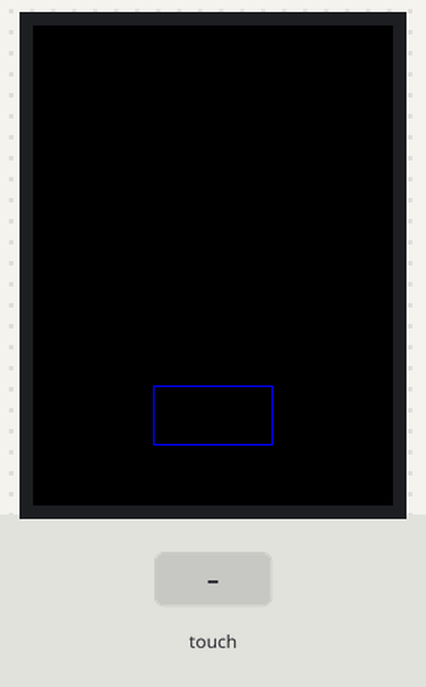
Recording of a sketch running on a simulated Arduino Uno, built with avr-gcc and run on an emulated ATmega328P. Shown: 240×320 colour display. The test bench sets the inputs (shaded band). What the sketch prints to the serial monitor is not drawn.

Above: at 1.2 s.
1.3 s: touch panel pressed at 87 % / 30 % of its raw x / y range
At 2.1 s:
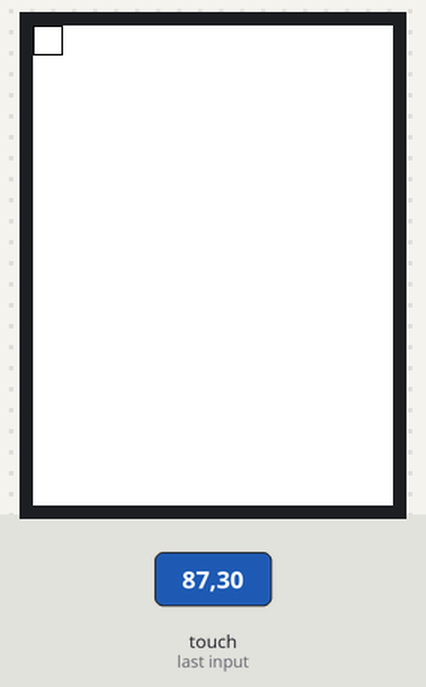
Timing chart, 0 to 4.3 s (numbered marks = the images above; inputs shaded):
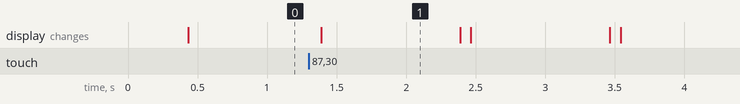

Measured:
- after the input at 1.3 s, the display: changes after 0.09 s (image 1)

The sketch:

Tetris.ino
```cpp
// IMPORTANT: Adafruit_TFTLCD LIBRARY MUST BE SPECIFICALLY
// CONFIGURED FOR EITHER THE TFT SHIELD OR THE BREAKOUT BOARD.
// SEE RELEVANT COMMENTS IN Adafruit_TFTLCD.h FOR SETUP.
//Technical support:goodtft@163.com

#include <Adafruit_GFX.h>    // Core graphics library
#include <Adafruit_TFTLCD.h> // Hardware-specific library
#include <TouchScreen.h>
#include <MCUFRIEND_kbv.h>

// The control pins for the LCD can be assigned to any digital or analog pins...but we'll use the analog pins as this allows us to double up the pins with the touch screen (see the TFT paint example).
#define LCD_CS A3 // Chip Select goes to Analog 3
#define LCD_CD A2 // Command/Data goes to Analog 2
#define LCD_WR A1 // LCD Write goes to Analog 1
#define LCD_RD A0 // LCD Read goes to Analog 0
#define LCD_RESET A4 // Can alternately just connect to Arduino's reset pin

//Define the pins for touchscreen
#define YP A2  // must be an analog pin, use "An" notation!
#define XM A3  // must be an analog pin, use "An" notation!
#define YM 8   // can be a digital pin
#define XP 9   // can be a digital pin

#define TS_minX 0
#define TS_maxX 1023
#define TS_minY 0
#define TS_maxY 1023
#define minPressure 10
#define maxPressure 1000

// Assign human-readable names to some common 16-bit color values:
#define	BLACK   0x0000
#define	BLUE    0x001F
#define	RED     0xF800
#define	GREEN   0x07E0
#define CYAN    0x07FF
#define MAGENTA 0xF81F
#define YELLOW  0xFFE0
#define WHITE   0xFFFF

MCUFRIEND_kbv tft;
TouchScreen ts = TouchScreen(XP, YP, XM, YM, 300);
// If using the shield, all control and data lines are fixed, and a simpler declaration can optionally be used:
// Adafruit_TFTLCD tft;

void setup(void) {
  Serial.begin(9600);
  Serial.println(F("TFT LCD test"));

  tft.reset();
  tft.invertDisplay(1);

  uint16_t identifier = tft.readID();
  //  if (identifier == 0x9325) {
  //    Serial.println(F("Found ILI9325 LCD driver"));
  //  }
  //  else if (identifier == 0x9328) {
  //    Serial.println(F("Found ILI9328 LCD driver"));
  //  }
  //  else if (identifier == 0x4535) {
  //    Serial.println(F("Found LGDP4535 LCD driver"));
  //  }
  //  else if (identifier == 0x7575) {
  //    Serial.println(F("Found HX8347G LCD driver"));
  //  }
  //  else if (identifier == 0x9341) {
  //    Serial.println(F("Found ILI9341 LCD driver"));
  //  }
  //  else if (identifier == 0x7783) {
  //    Serial.println(F("Found ST7781 LCD driver"));
  //  }
  //  else if (identifier == 0x8230) {
  //    Serial.println(F("Found UC8230 LCD driver"));
  //  }
  //  else if (identifier == 0x8357) {
  //    Serial.println(F("Found HX8357D LCD driver"));
  //  }
  //  else if (identifier == 0x0101)
  //  {
  //    identifier = 0x9341;
  //    Serial.println(F("Found 0x9341 LCD driver"));
  //  }
  //  else if (identifier == 0x9481) {
  //    Serial.println(F("Found 0x9481 LCD driver"));
  //  }
  //  else if (identifier == 0x9486) {
  //    Serial.println(F("Found 0x9486 LCD driver"));
  //  }
  //  else
  //  {
  //    Serial.print(F("Unknown LCD driver chip: "));
  //    Serial.println(identifier, HEX);
  //    Serial.println(F("If using the Adafruit 2.8\" TFT Arduino shield, the line:"));
  //    Serial.println(F("  #define USE_ADAFRUIT_SHIELD_PINOUT"));
  //    Serial.println(F("should appear in the library header (Adafruit_TFT.h)."));
  //    Serial.println(F("If using the breakout board, it should NOT be #defined!"));
  //    Serial.println(F("Also if using the breakout, double-check that all wiring"));
  //    Serial.println(F("matches the tutorial."));
  //    identifier = 0x9486;
  //  }

  tft.begin(identifier);
  tft.setRotation(0);
  printWelcome();
}

void loop(void)
{
  tft.fillScreen(WHITE);
  unsigned long start = micros();
  tft.drawRect(0, 0, 20, 20, BLACK); //xPos,yPos,xSize,ySize,color
  delay(1000);
}

void printWelcome(void)
{
  tft.setTextColor(BLACK);
  tft.setTextSize(6);
  tft.setCursor(35, 110); //xPos,yPos
  tft.println("WELCOME");
  tft.setCursor(30, 180);
  tft.println("MR USER");
  tft.println();
  tft.setTextSize(2);
  tft.println("I can see you have once");
  tft.println("again returned to play");
  tft.println("another game.");
  tft.println();
  tft.println("When you're ready, do the thing...");

  tft.drawRect((tft.width() / 2) - 40, tft.height() - 80, 80, 40, BLUE);
  tft.setCursor((tft.width() / 2) - 30, tft.height() - 66); //80-14 = 66
  tft.println("Start");

  bool userPressedStart = false;
  bool touchArmed = true;

  Serial.println((tft.width() / 2) - 40);
  Serial.println((tft.width() / 2) + 40);
  Serial.println();
  Serial.println(tft.height() - 80);
  Serial.println(tft.height() - 40);

  while (!userPressedStart)
  {
    TSPoint touchPoint = ts.getPoint();

    touchPoint.x = touchPoint.x + touchPoint.y;
    touchPoint.y = touchPoint.x - touchPoint.y;
    touchPoint.x = touchPoint.x - touchPoint.y;

    //DOESNT FULLY WORK. DUNNO WHY
    //map point to tft (0->1023 to tft.width)
    touchPoint.x = map(touchPoint.x, TS_minX, TS_maxX, tft.width(), 0);
    touchPoint.y = tft.height() - map(touchPoint.y, TS_minY, TS_maxY, tft.height(), 0);

    if (touchPoint.z > minPressure && touchPoint.z < maxPressure && touchArmed == true)
    {
      touchArmed = false;
      Serial.print(F("Touchpoint: x = ")); Serial.print(touchPoint.x); Serial.print(F(" | y = ")); Serial.print(touchPoint.y); Serial.print(F(" | z = ")); Serial.print(touchPoint.z);
      if (touchPoint.x > ((tft.width() / 2) - 40) && touchPoint.x < ((tft.width() / 2) + 40))
      {
        Serial.println(F("Got into x loop"));
        if (touchPoint.y > (tft.height() - 80) && touchPoint.y < (tft.height() - 40))
        {
          Serial.println(F("Got into y loop"));
          userPressedStart = true;
        }
      }
      touchArmed = true;
      Serial.println();
    }
  }

  loop();
}
```
